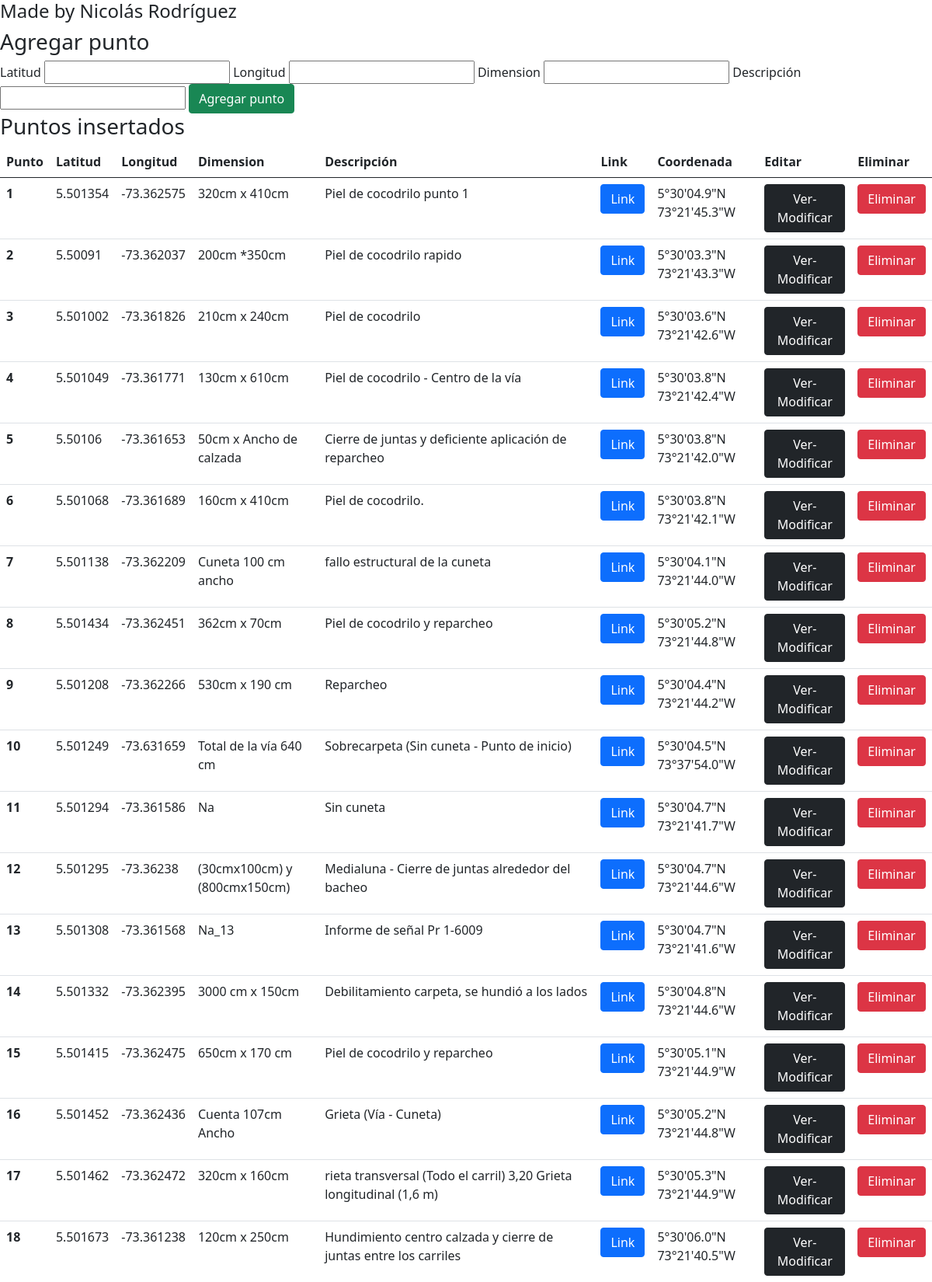
The page / (upper part) on the database its author committed.
### main.py (models this page shows)
class Conservacion(db.Model):
    Punto = db.Column(db.Integer, primary_key=True)
    Latitud = db.Column(db.Float,unique=True, nullable=False)
    Longitud = db.Column(db.Float, nullable=False)
    Dimension = db.Column(db.String(250), nullable=False)
    Descripcion = db.Column(db.String(250), nullable=False)
    Link = db.Column(db.Text(50), nullable=False)
    Coordenada = db.Column(db.Text(50), nullable=False)

### main.py (the view)
@app.route('/')
def home():
    points = db.session.query(Conservacion).all()
    return render_template('index.html', puntos = points)

### templates/index.html (shortened to what this page needs)
<!DOCTYPE html>
<html lang="en">
  <head>
    <link
      href="https://cdn.jsdelivr.net/npm/bootstrap@5.0.2/dist/css/bootstrap.min.css"
      rel="stylesheet"
    />
  </head>
  <body>
    <h4>Made by Nicolás Rodríguez</h4>
    <h3>Agregar punto</h3>
    <form action="{{ url_for('add') }}" method="POST">
      <label>Latitud</label>
      <input name="lat" type="number" step="any" />
      <label>Longitud</label>
      <input name="long" type="number" step="any" />
      <label>Dimension</label>
      <input name="dim" type="text" />
      <label>Descripción</label>
      <input name="desc" type="text" />
      <button class="btn btn-success" type="submit">Agregar punto</button>
    </form>
    <h3>Puntos insertados</h3>
    <table class="table">
      <thead>
        <tr>
          <th scope="col">Punto</th>
          <th scope="col">Latitud</th>
          <th scope="col">Longitud</th>
          <th scope="col">Dimension</th>
          <th scope="col">Descripción</th>
          <th scope="col">Link</th>
          <th scope="col">Coordenada</th>
          <th scope="col">Editar</th>
          <th scope="col">Eliminar</th>
        </tr>
      </thead>
      <tbody>
        {% for punto in puntos %}
        <tr>
          <th scope="row">{{punto["Punto"]}}</th>
          <td>{{punto["Latitud"]}}</td>
          <td>{{punto["Longitud"]}}</td>
          <td>{{punto["Dimension"]}}</td>
          <td>{{punto["Descripcion"]}}</td>
          <td>
            <a
              class="btn btn-primary"
              href = {{ punto["Link"]}}
              target="_blank">Link</a>
          </td>
          <td>{{punto["Coordenada"]}}</td>
          <td>
            <a
              class="btn btn-dark"
              href = "{{url_for('modify', num = punto["Punto"])}}">Ver-Modificar </a>
          <td>
            <a
              class="btn btn-danger"
              href="">Eliminar</a>
          </td>
        </tr>
        {% endfor %}
      </tbody>
    </table>
  </body>
</html>

### rows shown on the page
Conservacion: Punto "1", Latitud "5.501354", Longitud "-73.362575", Dimension "320cm x 410cm", Descripcion "Piel de cocodrilo punto 1", Coordenada "5°30'04.9\"N 73°21'45.3\"W"
Conservacion: Punto "2", Latitud "5.50091", Longitud "-73.362037", Dimension "200cm *350cm", Descripcion "Piel de cocodrilo rapido", Coordenada "5°30'03.3\"N 73°21'43.3\"W"
Conservacion: Punto "3", Latitud "5.501002", Longitud "-73.361826", Dimension "210cm x 240cm", Descripcion "Piel de cocodrilo", Coordenada "5°30'03.6\"N 73°21'42.6\"W"
Conservacion: Punto "4", Latitud "5.501049", Longitud "-73.361771", Dimension "130cm x 610cm", Descripcion "Piel de cocodrilo - Centro de la vía", Coordenada "5°30'03.8\"N 73°21'42.4\"W"
Conservacion: Punto "5", Latitud "5.50106", Longitud "-73.361653", Dimension "50cm x Ancho de calzada", Descripcion "Cierre de juntas y deficiente aplicación de reparcheo", Coordenada "5°30'03.8\"N 73°21'42.0\"W"
Conservacion: Punto "6", Latitud "5.501068", Longitud "-73.361689", Dimension "160cm x 410cm", Descripcion "Piel de cocodrilo.", Coordenada "5°30'03.8\"N 73°21'42.1\"W"
Conservacion: Punto "7", Latitud "5.501138", Longitud "-73.362209", Dimension "Cuneta 100 cm ancho", Descripcion "fallo estructural de la cuneta", Coordenada "5°30'04.1\"N 73°21'44.0\"W"
Conservacion: Punto "8", Latitud "5.501434", Longitud "-73.362451", Dimension "362cm x 70cm", Descripcion "Piel de cocodrilo y reparcheo", Coordenada "5°30'05.2\"N 73°21'44.8\"W"
Conservacion: Punto "9", Latitud "5.501208", Longitud "-73.362266", Dimension "530cm x 190 cm", Descripcion "Reparcheo", Coordenada "5°30'04.4\"N 73°21'44.2\"W"
Conservacion: Punto "10", Latitud "5.501249", Longitud "-73.631659", Dimension "Total de la vía 640 cm", Descripcion "Sobrecarpeta (Sin cuneta - Punto de inicio)", Coordenada "5°30'04.5\"N 73°37'54.0\"W"
Conservacion: Punto "11", Latitud "5.501294", Longitud "-73.361586", Dimension "Na", Descripcion "Sin cuneta", Coordenada "5°30'04.7\"N 73°21'41.7\"W"
Conservacion: Punto "12", Latitud "5.501295", Longitud "-73.36238", Dimension "(30cmx100cm) y (800cmx150cm)", Descripcion "Medialuna - Cierre de juntas alrededor del bacheo", Coordenada "5°30'04.7\"N 73°21'44.6\"W"
Conservacion: Punto "13", Latitud "5.501308", Longitud "-73.361568", Dimension "Na_13", Descripcion "Informe de señal Pr 1-6009", Coordenada "5°30'04.7\"N 73°21'41.6\"W"
Conservacion: Punto "14", Latitud "5.501332", Longitud "-73.362395", Dimension "3000 cm x 150cm", Descripcion "Debilitamiento carpeta, se hundió a los lados", Coordenada "5°30'04.8\"N 73°21'44.6\"W"
Conservacion: Punto "15", Latitud "5.501415", Longitud "-73.362475", Dimension "650cm x 170 cm", Descripcion "Piel de cocodrilo y reparcheo", Coordenada "5°30'05.1\"N 73°21'44.9\"W"
Conservacion: Punto "16", Latitud "5.501452", Longitud "-73.362436", Dimension "Cuenta 107cm Ancho", Descripcion "Grieta (Vía - Cuneta)", Coordenada "5°30'05.2\"N 73°21'44.8\"W"
Conservacion: Punto "17", Latitud "5.501462", Longitud "-73.362472", Dimension "320cm x 160cm", Descripcion "rieta transversal (Todo el carril) 3,20 Grieta longitudinal (1,6 m)", Coordenada "5°30'05.3\"N 73°21'44.9\"W"
Conservacion: Punto "18", Latitud "5.501673", Longitud "-73.361238", Dimension "120cm x 250cm", Descripcion "Hundimiento centro calzada y cierre de juntas entre los carriles", Coordenada "5°30'06.0\"N 73°21'40.5\"W"
